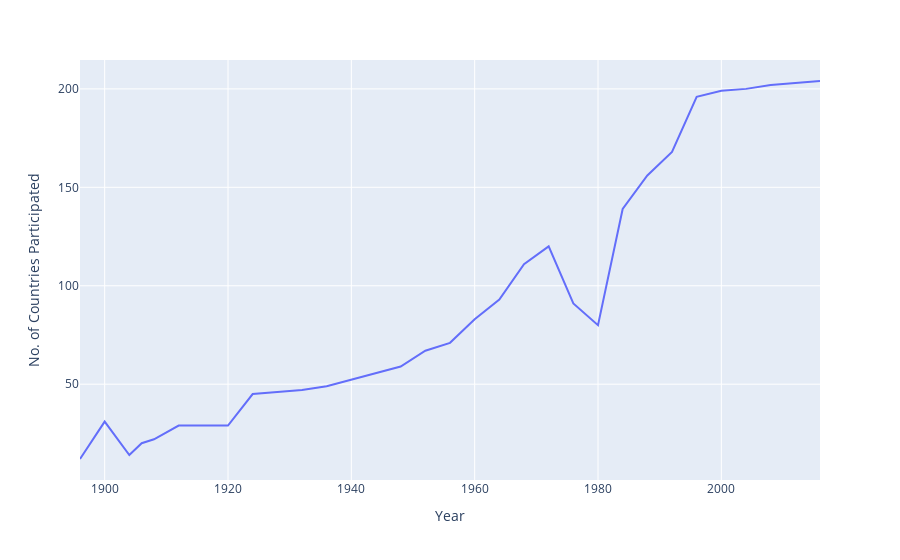

The notebook cell saved with this chart:
### Code cell
fig= px.line(nations_over_time, x='Year',y='No. of Countries')
fig.update_layout(yaxis_title='No. of Countries Participated')
fig.show()

### Figure 1 — Plotly figure (JSON) as saved in the notebook; plotly's stock layout.template omitted (floating-point values rounded to 4 significant figures)
{"data": [{"hovertemplate": "Year=%{x}<br>No. of Countries=%{y}<extra></extra>", "legendgroup": "", "line": {"color": "#636efa", "dash": "solid"}, "mode": "lines", "name": "", "orientation": "v", "showlegend": false, "type": "scatter", "x": [1896, 1900, 1904, 1906, 1908, 1912, 1920, 1924, 1928, 1932, 1936, 1948, 1952, 1956, 1960, 1964, 1968, 1972, 1976, 1980, 1984, 1988, 1992, 1996, 2000, 2004, 2008, 2012, 2016], "xaxis": "x", "y": [12, 31, 14, 20, 22, 29, 29, 45, 46, 47, 49, 59, 67, 71, 83, 93, 111, 120, 91, 80, 139, 156, 168, 196, 199, 200, 202, 203, 204], "yaxis": "y"}], "layout": {"legend": {"tracegroupgap": 0}, "margin": {"t": 60}, "xaxis": {"anchor": "y", "domain": [0, 1], "title": {"text": "Year"}}, "yaxis": {"anchor": "x", "domain": [0, 1], "title": {"text": "No. of Countries Participated"}}}}
